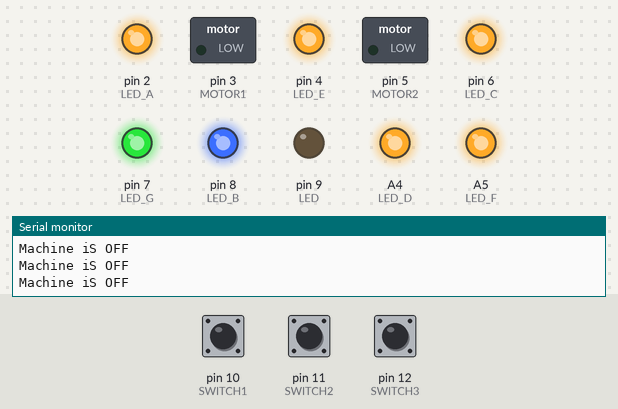
The sketch below on a simulated Arduino Uno, built with avr-gcc and run on an emulated ATmega328P. Parts: switched loads named in the sketch (green lamp = pin HIGH), output pins drawn as LEDs (lit = HIGH), the last lines printed to the serial monitor. The inputs (shaded band) are chosen by the test bench; at power-on: pin 10 (SWITCH1) LOW, pin 11 (SWITCH2) HIGH, pin 12 (SWITCH3) HIGH.

Above: at 1.2 s.
1.3 s: pin 10 (SWITCH1) pulled HIGH for 0.15 s
At 2.4 s:
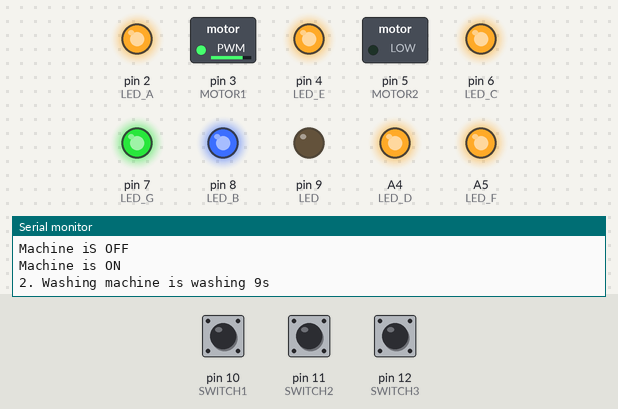
At 11.7 s:
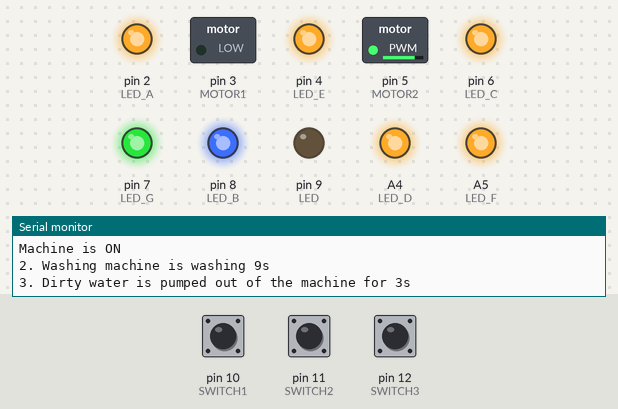
Timing chart, 0 to 22.8 s (numbered marks = the images above; inputs shaded):
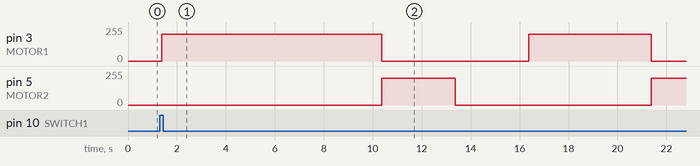

Measured:
- after the input at 1.3 s, pin 3 (MOTOR1): 0/255 → 200/255 after 0.07 s, → 0/255 9.0 s later, → 200/255 6.0 s later, → 0/255 5.0 s later; pin 5 (MOTOR2): 0/255 → 200/255 after 9.1 s, → 0/255 3.0 s later, → 200/255 8.0 s later

The sketch:

WashingMachine.ino
```cpp
/*
Authors: Mila Grigoryeva & Ikhlas Jenfi
File: Lab 9
Description: Washing machine Arduino
*/

#define SWITCH1 10
#define SWITCH2 11
#define SWITCH3 12

#define RELAY 13

#define MOTOR1 3
#define MOTOR2 5

#define LED 9

#define LED_A 2
#define LED_B 8
#define LED_C 6
#define LED_D A4
#define LED_E 4
#define LED_F A5
#define LED_G 7

#define INTERVAL3000 3000

unsigned long time_1 = 0;

void setup() {
  pinMode(SWITCH1, INPUT);
  pinMode(SWITCH2, INPUT);
  pinMode(SWITCH3, INPUT);
  pinMode(MOTOR1, OUTPUT);
  pinMode(MOTOR2, OUTPUT);
  pinMode(LED, OUTPUT);

 pinMode(LED_A, OUTPUT);
 pinMode(LED_F, OUTPUT);
 pinMode(LED_E, OUTPUT);
 pinMode(LED_D, OUTPUT);
 pinMode(LED_C, OUTPUT);
 pinMode(LED_G, OUTPUT);
 pinMode(LED_B, OUTPUT);
 digitalWrite(LED_B, HIGH);
 digitalWrite(LED_A, HIGH);
 digitalWrite(LED_F, HIGH);
 digitalWrite(LED_E, HIGH);
 digitalWrite(LED_D, HIGH);
 digitalWrite(LED_C, HIGH);
 digitalWrite(LED_G, HIGH);

 Serial.begin(9600);

}

void loop() {
  boolean switchOne = digitalRead(SWITCH1);
  boolean switchTwo = digitalRead(SWITCH2);
  boolean switchThree = digitalRead(SWITCH3);
    if(switchOne == 1) {
    Serial.println("Machine is ON");
    Serial.println("\n");
    digitalWrite(RELAY, LOW);
    Serial.println("2. Washing machine is washing 9s\n");
    analogWrite(MOTOR1, 200);
    delay(9000);
    analogWrite(MOTOR1, 0);
    Serial.println("3. Dirty water is pumped out of the machine for 3s\n");
    analogWrite(MOTOR2, 200);
    delay(3000);
    switchThree = 1;
    switchTwo = 0;
    analogWrite(MOTOR2, 0);
    Serial.println("4. Washing machine takes water for 3s\n");
    digitalWrite(RELAY, HIGH);
    delay(3000);
    switchTwo = 1;
    Serial.println("5. Washing machine is rinsing for 5s\n");
    analogWrite(MOTOR1, 200);
    delay(5000);
    analogWrite(MOTOR1, 0);
    Serial.println("6. Rinsing water is pumped out of the machine for 3s\n");
    analogWrite(MOTOR2, 200);
    delay(3000);
    switchTwo = 0;
    analogWrite(MOTOR2, 0);
    Serial.println("7. Water machine is centrifuging for 5s\n");
    analogWrite(MOTOR1, 200);
    delay(5000);
    analogWrite(MOTOR1, 0);
    Serial.println("8. LED is blinking when the washing program is finished");
    blinkLED();
  }

  if(switchOne == 0) {
    Serial.println("Machine iS OFF");
    Serial.println("\n");
  }
}

void blinkLED(){
  digitalWrite(LED, HIGH);
  delay(500);
  digitalWrite(LED, LOW);
  delay(500);
  digitalWrite(LED, HIGH);
  delay(500);
  digitalWrite(LED, LOW);
  delay(500);
  digitalWrite(LED, HIGH);
  delay(500);
  digitalWrite(LED, LOW);
  delay(500);
}

void blink0(){
        //light 0
        digitalWrite(LED_A, LOW);
        digitalWrite(LED_B, LOW);
        digitalWrite(LED_C, LOW);
        digitalWrite(LED_D, LOW);
        digitalWrite(LED_E, LOW);
        digitalWrite(LED_F, LOW);
        delay(500);
        digitalWrite(LED_A, HIGH);
        digitalWrite(LED_B, HIGH);
        digitalWrite(LED_C, HIGH);
        digitalWrite(LED_D, HIGH);
        digitalWrite(LED_E, HIGH);
        digitalWrite(LED_F, HIGH);
        delay(500);
}
void blink1(){
        //light 1
        digitalWrite(LED_B, LOW);
        digitalWrite(LED_C, LOW);
        delay(500);
        digitalWrite(LED_B, HIGH);
        digitalWrite(LED_C, HIGH);
        delay(500);
}
void blink2(){
        //light 2
        digitalWrite(LED_A, LOW);
        digitalWrite(LED_B, LOW);
        digitalWrite(LED_G, LOW);
        digitalWrite(LED_E, LOW);
        digitalWrite(LED_D, LOW);
        delay(500);
        digitalWrite(LED_A, HIGH);
        digitalWrite(LED_B, HIGH);
        digitalWrite(LED_G, HIGH);
        digitalWrite(LED_E, HIGH);
        digitalWrite(LED_D, HIGH);
        delay(500);
}
void blink3(){
        //light 3
        digitalWrite(LED_A, LOW);//a
        digitalWrite(LED_B, LOW);//b
        digitalWrite(LED_G, LOW);//g
        digitalWrite(LED_C, LOW);//c
        digitalWrite(LED_D, LOW);//d
        delay(500);
        digitalWrite(LED_A, HIGH);//a
        digitalWrite(LED_B, HIGH);//b
        digitalWrite(LED_G, HIGH);//g
        digitalWrite(LED_C, HIGH);//c
        digitalWrite(LED_D, HIGH);//d
        delay(500);
}
void blink4(){
        //light 4
        digitalWrite(LED_F, LOW);
        digitalWrite(LED_G, LOW);
        digitalWrite(LED_B, LOW);
        digitalWrite(LED_C, LOW);
        delay(500);
        digitalWrite(LED_F, HIGH);
        digitalWrite(LED_G, HIGH);
        digitalWrite(LED_B, HIGH);
        digitalWrite(LED_C, HIGH);
        delay(500);
}
void blink5(){
        // light 5
        digitalWrite(LED_A, LOW);
        digitalWrite(LED_F, LOW);
        digitalWrite(LED_G, LOW);
        digitalWrite(LED_C, LOW);
        digitalWrite(LED_D, LOW);
        delay(500);
        digitalWrite(LED_A, HIGH);
        digitalWrite(LED_F, HIGH);
        digitalWrite(LED_G, HIGH);
        digitalWrite(LED_C, HIGH);
        digitalWrite(LED_D, HIGH);
        delay(500);
}
void blink6(){
        //light 6
        digitalWrite(LED_A, LOW);
        digitalWrite(LED_F, LOW);
        digitalWrite(LED_E, LOW);
        digitalWrite(LED_D, LOW);
        digitalWrite(LED_C, LOW);
        digitalWrite(LED_G, LOW);
        delay(500);
        digitalWrite(LED_A, HIGH);
        digitalWrite(LED_F, HIGH);
        digitalWrite(LED_E, HIGH);
        digitalWrite(LED_D, HIGH);
        digitalWrite(LED_C, HIGH);
        digitalWrite(LED_G, HIGH);
        delay(500);
}
void blink7(){
        //light 7
        digitalWrite(LED_A, LOW);
        digitalWrite(LED_B, LOW);
        digitalWrite(LED_C, LOW);
        delay(500);
        digitalWrite(LED_A, HIGH);
        digitalWrite(LED_B, HIGH);
        digitalWrite(LED_C, HIGH);
        delay(500);
}
void blink8(){
        //light 8
        digitalWrite(LED_A, LOW);
        digitalWrite(LED_B, LOW);
        digitalWrite(LED_C, LOW);
        digitalWrite(LED_D, LOW);
        digitalWrite(LED_E, LOW);
        digitalWrite(LED_F, LOW);
        digitalWrite(LED_G, LOW);
        delay(500);
        digitalWrite(LED_A, HIGH);
        digitalWrite(LED_B, HIGH);
        digitalWrite(LED_C, HIGH);
        digitalWrite(LED_D, HIGH);
        digitalWrite(LED_E, HIGH);
        digitalWrite(LED_F, HIGH);
        digitalWrite(LED_G, HIGH);
        delay(500);
}
void blink9(){
        //light 9
        digitalWrite(LED_A, LOW);
        digitalWrite(LED_B, LOW);
        digitalWrite(LED_C, LOW);
        digitalWrite(LED_G, LOW);
        digitalWrite(LED_F, LOW);
        delay(500);
        digitalWrite(LED_A, HIGH);
        digitalWrite(LED_B, HIGH);
        digitalWrite(LED_C, HIGH);
        digitalWrite(LED_G, HIGH);
        digitalWrite(LED_F, HIGH);
        delay(500);
}
```
